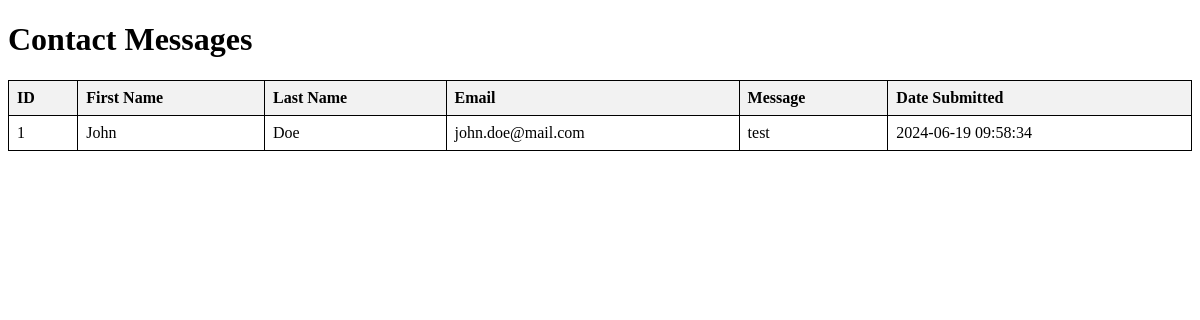
The app's page /view_contacts.php with its own data.
### tables this page shows
CREATE TABLE `contacts` (
  `id` int(11) NOT NULL,
  `firstname` varchar(50) NOT NULL,
  `lastname` varchar(50) NOT NULL,
  `email` varchar(100) NOT NULL,
  `message` text NOT NULL,
  `created_at` timestamp NOT NULL DEFAULT current_timestamp()
);

### view_contacts.php (the view, shortened to what this page needs)
<?php
include 'setup.php';
?>
<!DOCTYPE html>
<html lang="en">
<head>
</head>
<body>
    <h1>Contact Messages</h1>
    <table>
        <tr>
            <th>ID</th>
            <th>First Name</th>
            <th>Last Name</th>
            <th>Email</th>
            <th>Message</th>
            <th>Date Submitted</th>
        </tr>
</body>
<?php
$sql = "SELECT id, firstname, lastname, email, message, created_at FROM contacts";
$result = $conn->query($sql);
if ($result->num_rows > 0) {
    while($row = $result->fetch_assoc()) {
        echo "<tr>";
        echo "<td>" . $row["id"] . "</td>";
        echo "<td>" . $row["firstname"] . "</td>";
        echo "<td>" . $row["lastname"] . "</td>";
        echo "<td>" . $row["email"] . "</td>";
        echo "<td>" . $row["message"] . "</td>";
        echo "<td>" . $row["created_at"] . "</td>";
        echo "</tr>";
    }
} else {
    echo "<tr><td colspan='6'>No contacts found</td></tr>";
}
?>
</html>

### view_contacts.php (style rules this page uses)
table { width: 100%; border-collapse: collapse; }
table, th, td { border: 1px solid black; }
th, td { padding: 8px; text-align: left; }
th { background-color: #f2f2f2; }

### records on screen
contacts: id "1", firstname "John", lastname "Doe", email "john.doe@mail.com", message "test", created_at "2024-06-19 09:58:34"
